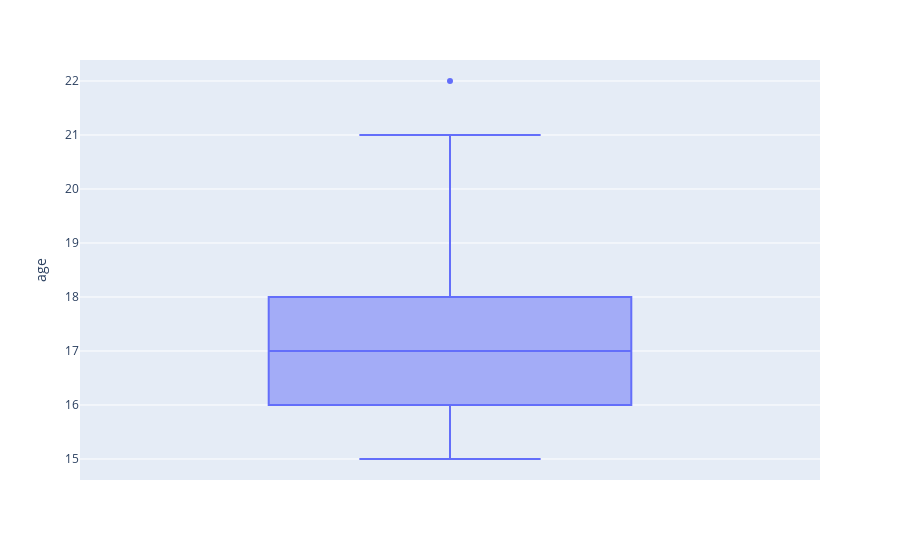

The notebook cell saved with this chart:
### Markdown cell above
<h4> Observations from standard deviation<br>
    1.In absences column outliers are observed. Which means that some students are absent for a very long time<br>
    2.Standard deviation of age is 1.21.. implies that outliers are present in age column too

### Code cell
#barplot for age column
fig = px.box(df, y="age")
fig.show()

### Figure 1 — Plotly figure (JSON) as saved in the notebook; plotly's stock layout.template omitted (floating-point values rounded to 4 significant figures; data arrays with more than 128 entries replaced by an {"elided": "..."} marker saying what was removed)
{"data": [{"alignmentgroup": "True", "hovertemplate": "age=%{y}<extra></extra>", "legendgroup": "", "marker": {"color": "#636efa"}, "name": "", "notched": false, "offsetgroup": "", "orientation": "v", "showlegend": false, "type": "box", "x0": " ", "xaxis": "x", "y": {"elided": "649 int values"}, "y0": " ", "yaxis": "y"}], "layout": {"boxmode": "group", "legend": {"tracegroupgap": 0}, "margin": {"t": 60}, "xaxis": {"anchor": "y", "domain": [0, 1]}, "yaxis": {"anchor": "x", "domain": [0, 1], "title": {"text": "age"}}}}
